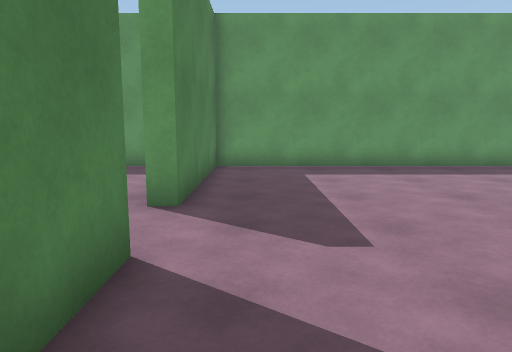
View 1 (above)

19 first-person views from a walk through a scene from a Unity 3-D project. The camera is 1.3 m above the floor, tilts 8° down and sees 70° across. The floor is counted in squares, 1 m on a side. Each view is taken from the middle of a square. On the plan, view 1 faces up. The plan holds only what a view shows up to about 15 squares ahead; the rest is blank. The player is left out.

View 2
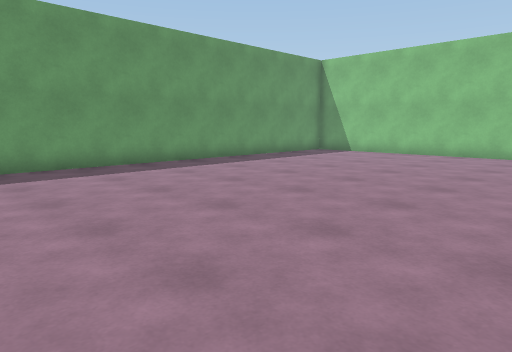

View 3
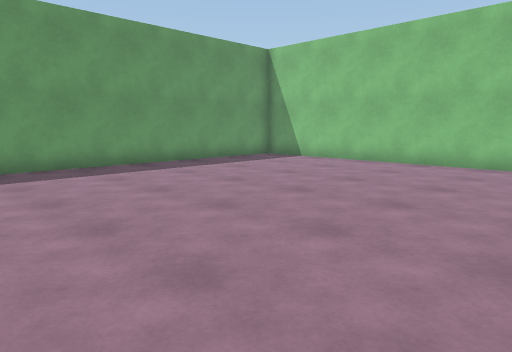

View 4
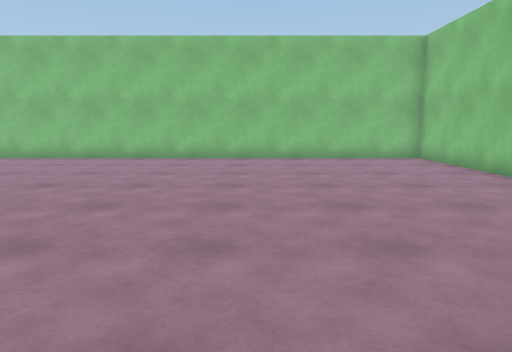

View 5
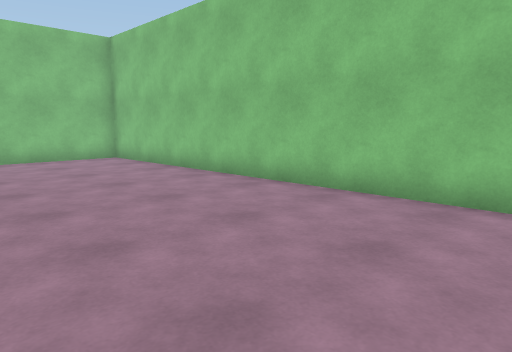

View 6
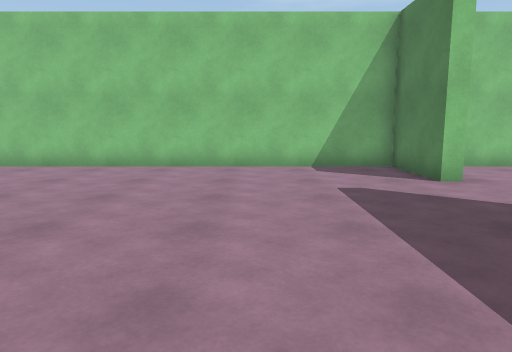

View 7
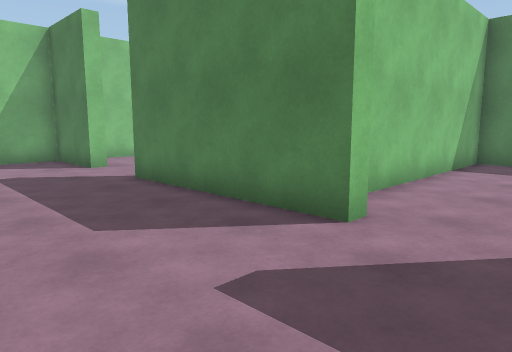

View 8
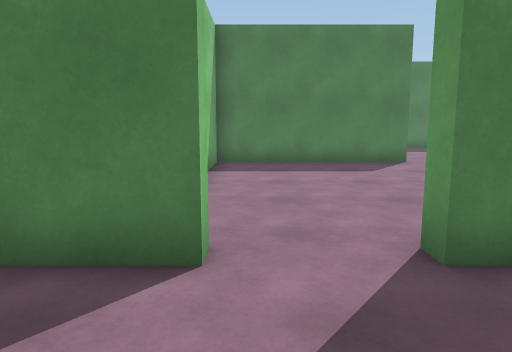

View 9
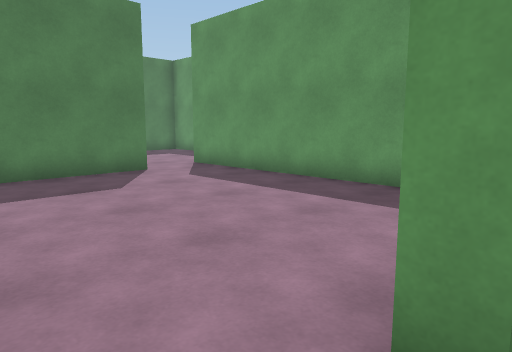

View 10
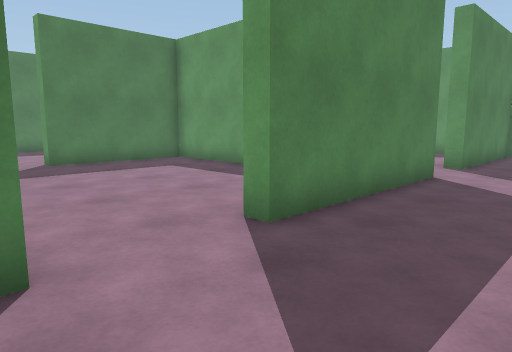

View 11
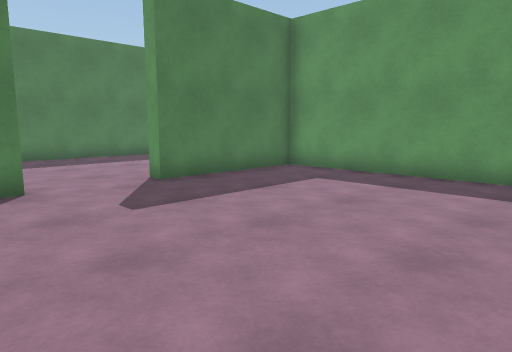

View 12
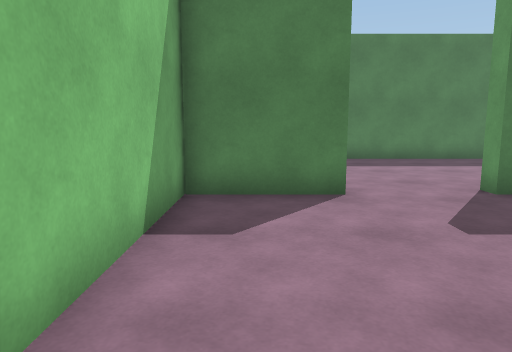

View 13
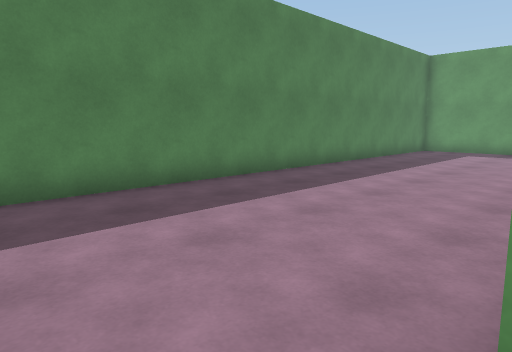

View 14
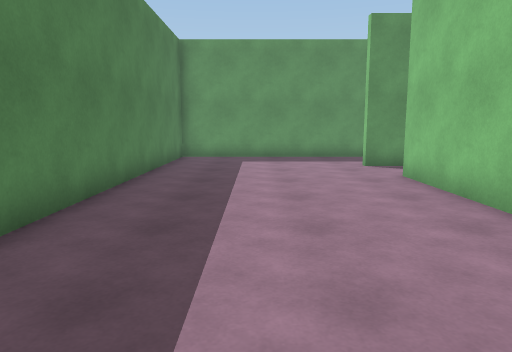

View 15
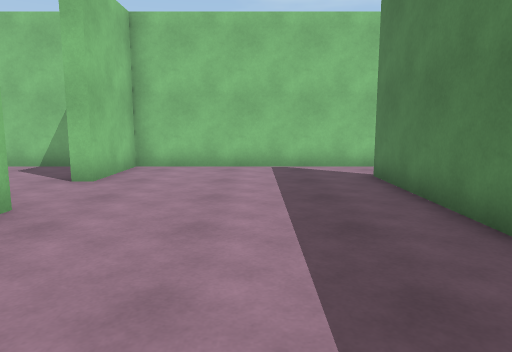

View 16
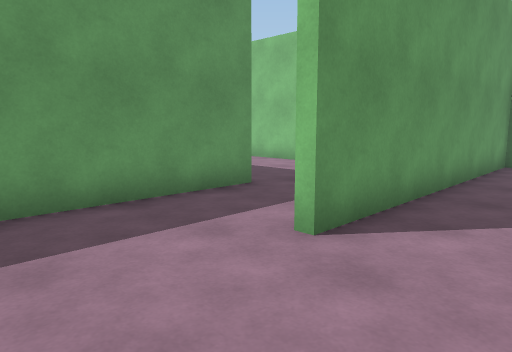

View 17
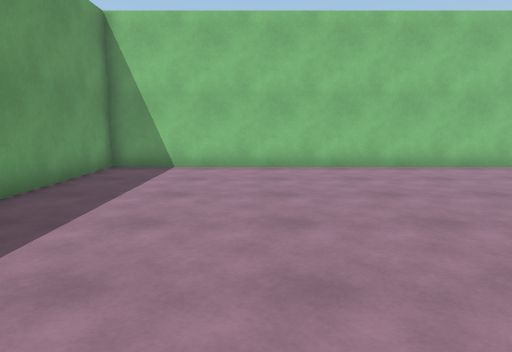

View 18
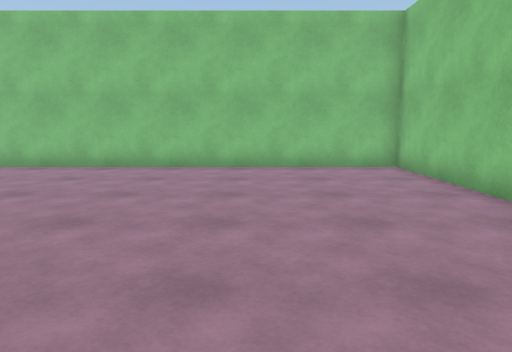

View 19
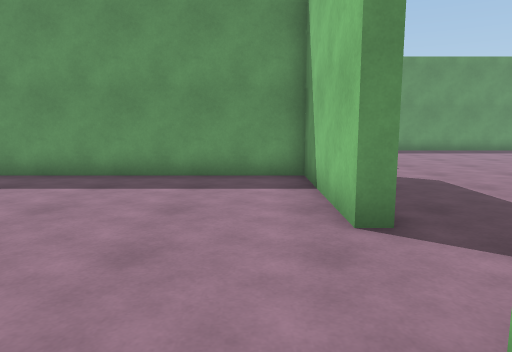

### Floor plan
Ten units are one square. View 1 is at (0, 0); x grows to the right and y downward. Boxes are objects, and circles mark ways between rooms. Rooms are numbered by the first view taken in them; rooms with no view inside come last. Other rooms are left out.
<svg viewBox="-185 -154 372 243">
<path fill="none" stroke="#000" d="M-12 -35 -12 25M-12 53 -12 84 182 84 182 -115 -12 -115 -12 -58M-112 -52 -112 -94M-110 84 -30 84M-105 -115 -115 -115 -115 -119M-176 84 -112 84 -112 53 -107 53 -107 84M-12 25 -17 25 -17 -23 -107 -23 -107 25 -112 25M-19 53 -12 53M-92 -149 -180 -149 -180 62M-12 -58 -18 -58M-107 -94 -107 -26 -34 -26M-19 -35 -12 -35M-18 -115 -105 -115"/>
<circle cx="-20" cy="40" r="3" fill="#2a7"/>
<circle cx="-10" cy="-45" r="3" fill="#2a7"/>
<circle cx="-110" cy="-105" r="3" fill="#2a7"/>
<text x="90" y="-10">1</text>
<text x="-120" y="-10">2</text>
<text x="-60" y="-70">3</text>
</svg>
Room 1 opens to room 2. Room 1 opens to room 3. Room 2 opens to room 3.

Where each view was taken, in squares from view 1:
view 1: 0 up, 0 right, facing up
view 2: 0 up, 2 right, facing up-right
view 3: 0 up, 6 right, facing up-right
view 4: 2 down, 4 right, facing right
view 5: 2 down, 4 right, facing down-right
view 6: 3 up, 3 right, facing down
view 7: 6 up, 3 right, facing down-left
view 8: 4 up, 2 right, facing left
view 9: 4 up, 1 left, facing up-left
view 10: 6 down, 2 right, facing up-left
view 11: 7 down, 3 left, facing up-left
view 12: 7 down, 4 left, facing left
view 13: 4 down, 11 left, facing up-left
view 14: 0 up, 15 left, facing up
view 15: 3 up, 15 left, facing down
view 16: 9 up, 15 left, facing up-right
view 17: 7 up, 7 right, facing right
view 18: 4 down, 7 right, facing right
view 19: 7 down, 3 left, facing up
